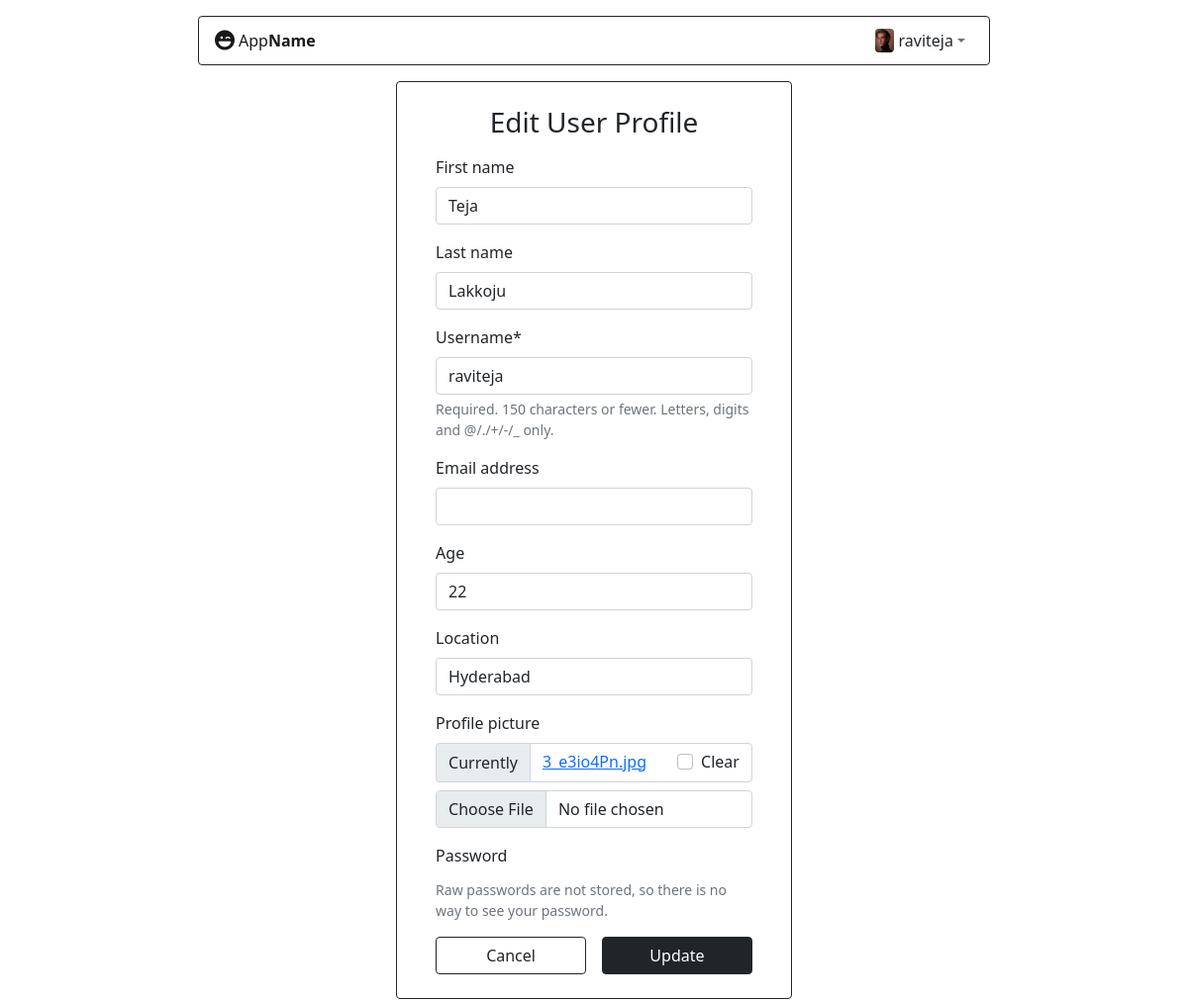
/users/16/update (signed in), run on an earlier commit of the app's database.
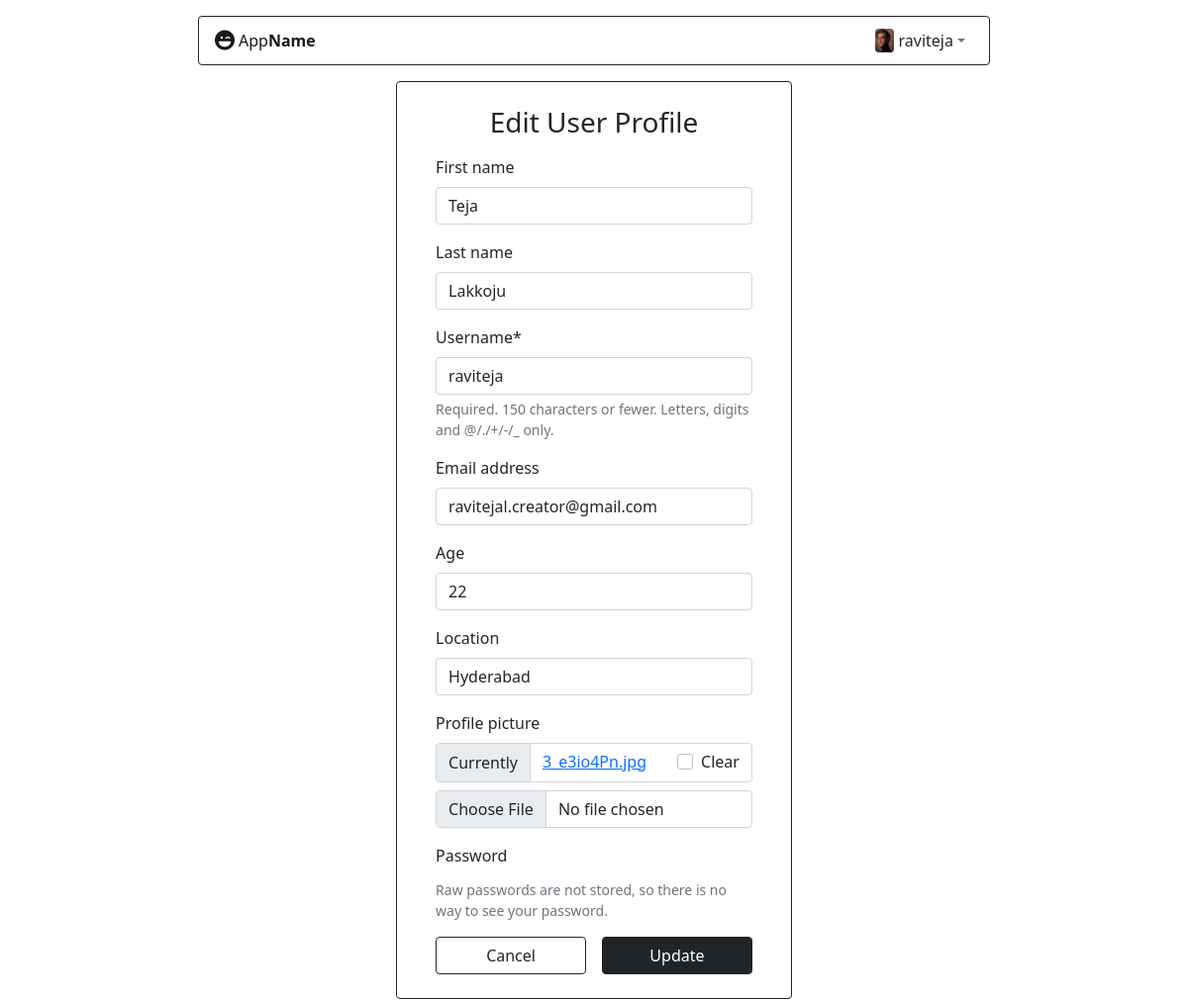
And on a later commit of the database.
### authentication/models.py (models this page shows)
class User(AbstractUser):
	location = models.CharField(max_length=255, null=True)
	profile_picture = models.ImageField(blank=True)
	age = models.IntegerField(null=True)
	is_subscribed = models.BooleanField(default=False)

### users/views.py (the view)
# urls.py: path('<user_id>/update', views.update_user_profile, name='updateuserprofile'),
def update_user_profile(request, user_id):
	user = User.objects.get(id=user_id)
	if request.method == 'POST':
		form = UpdateUserForm(request.POST, request.FILES, instance=user)
		print(len(request.FILES))
		if form.is_valid():
			form.save()
			return redirect('users:getuserprofile', user_id)
	else:
		form = UpdateUserForm(instance=user)
	return render(request, 'users/edit-user-profile.html', {'form': form})

### users/forms.py
class UpdateUserForm(UserChangeForm):
    age = forms.IntegerField(required=False, widget=forms.NumberInput(attrs={'class': 'form-control'}))
    location = forms.CharField(required=False, widget=forms.TextInput(attrs={'class': 'form-control'}))
    class Meta:
        model = User
        fields = ['first_name', 'last_name', 'username', 'email',  'age', 'location', 'profile_picture']
        widgets = {
            'first_name': forms.TextInput(attrs={'class': 'form-control w-100'}),
            'last_name': forms.TextInput(attrs={'class': 'form-control'}),
            'username': forms.TextInput(attrs={'class': 'form-control'}),
            'email': forms.EmailInput(attrs={'class': 'form-control'}),
        }
    def __init__(self, *args, **kwargs):
        super(UpdateUserForm, self).__init__(*args, **kwargs)
        self.fields['password'].help_text = 'Raw passwords are not stored, so there is no way to see your password.'

### users/templates/users/edit-user-profile.html (shortened to what this page needs)
{% extends "base.html" %}
{% load crispy_forms_tags %}
{% block content %}
<div class="m-auto col-lg-4 col-md-8 col-11 border border-dark rounded px-2 py-4 my-3">
    <div class="container position-relative h-25 d-flex flex-column justify-content-center align-items-center" style="width:90%; min-height: 100px;">
    	<h3 class="text-center mb-3">Edit User Profile</h3>
    	<form method="POST" action="{% url 'users:updateuserprofile' user.id %}" enctype="multipart/form-data">
	        {{ form | crispy}}
	        <div class="text-center p-0 w-100 d-flex">
	        	<a class="btn btn-outline-dark w-50 me-3" href="{% url 'users:getuserprofile' user.id %}">Cancel</a>
	        	<button name="submit" class="btn btn-dark w-50">Update</button>
	        </div>
	    </form>
    </div>
</div>
{% endblock content %}

### templates/app/base.html (shortened to what this page needs)
<!doctype html>
<html lang="en">
    <head>
        <link href="https://cdn.jsdelivr.net/npm/bootstrap@5.0.2/dist/css/bootstrap.min.css" rel="stylesheet">
        <link href="https://cdn.jsdelivr.net/npm/bootstrap-icons@1.5.0/font/bootstrap-icons.css" rel="stylesheet">
        {% load static %}
        <link rel="stylesheet" href="{% static 'css/main.css' %}">
    </head>
    <body>
        <nav class="navbar navbar-expand-xl navbar-light bg-none border border-dark mt-3 mb-3 col-lg-8 col-md-10 col-11 mx-auto rounded p-1">
            <div class="container">
                <div class="d-flex justify-content-between align-items-center">
                    <a href="{% url 'authentication:index' %}" class="navbar-brand fs-5 d-flex align-items-center"><i class="fa-solid fa-face-laugh-wink me-1"></i> <span class="fs-6">App<b>Name</b></span></a>
                </div>
                <div id="navbarNav">
                    <ul class="navbar-nav ml-auto">
                        {% if user.is_authenticated %}
                            <div class="nav-item dropdown position-relative">
                              <a class="nav-link dropdown-toggle user-action cursor-pointer d-flex align-items-center" data-bs-toggle="dropdown" aria-expanded="false">
                                {% if user.profile_picture %}
                                    <img src="{{user.profile_picture.url}}" class="rounded" alt="Avatar" height="24px">
                                {% else %}
                                    <img src="https://i.pinimg.com/736x/89/90/48/899048ab0cc455154006fdb9676964b3.jpg" class="avatar" alt="Avatar" height="24px">
                                {% endif %}
                                <span class="ms-1 fs-6 text-dark">
                                    {{user.username}}
                                </span>
                              </a>
                            </div>
                        {% else %}
                            <li class="nav-item">
                                <a class="nav-link fs-5 text-dark" href="{% url 'authentication:login' %}"><i class="fa-solid fa-right-to-bracket"></i></a>
                            </li>
                        {% endif %}
                    </ul>
                </div>
            </div>
        </nav>
        {%block content%}
        {%endblock content%}
    </body>
</html>

What changed in the data, as far as the page shows it:
changed User "raviteja": email (not shown) → "ravitejal.creator@gmail.com"
